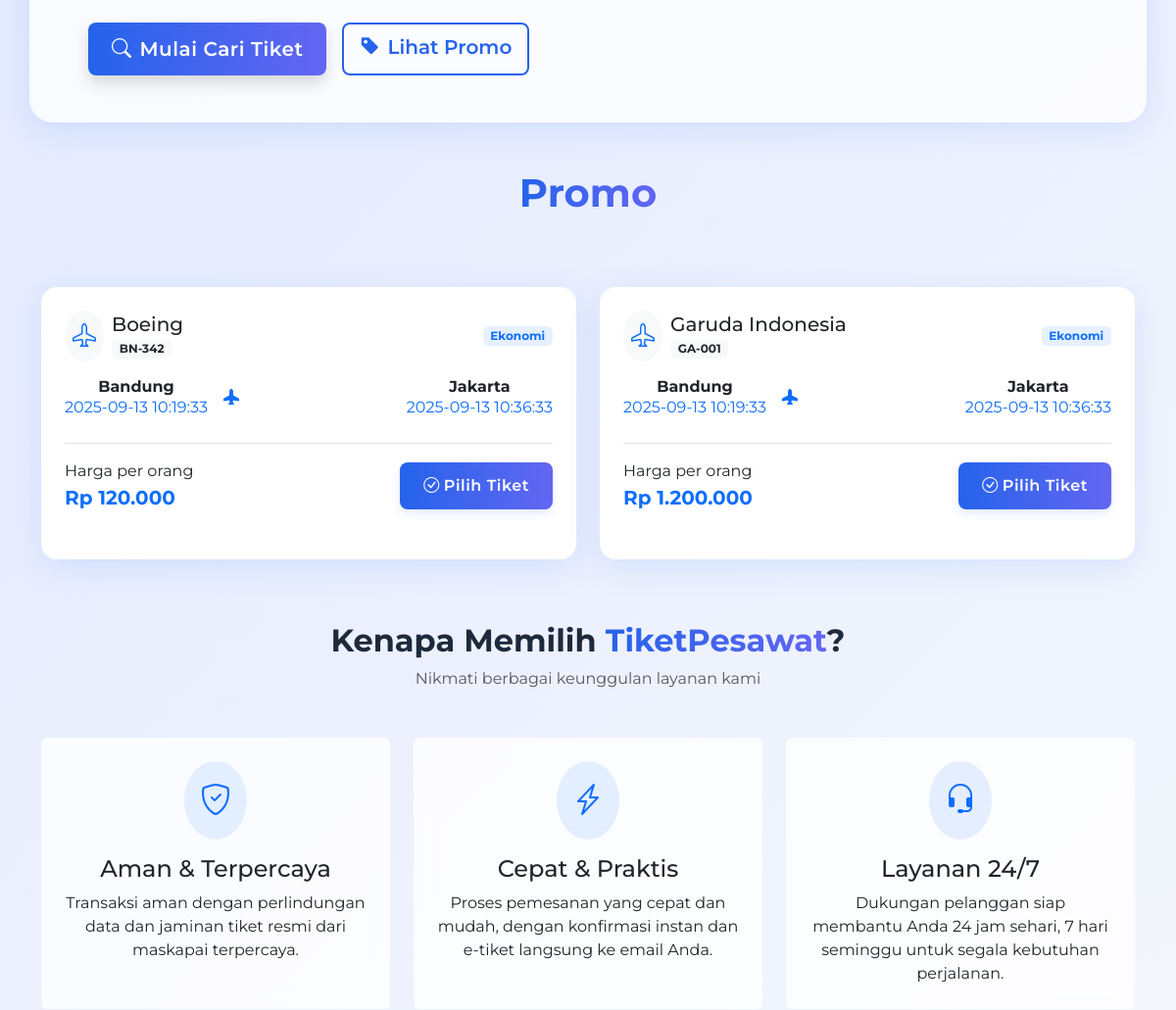
Before: / (middle part) with the older database file.
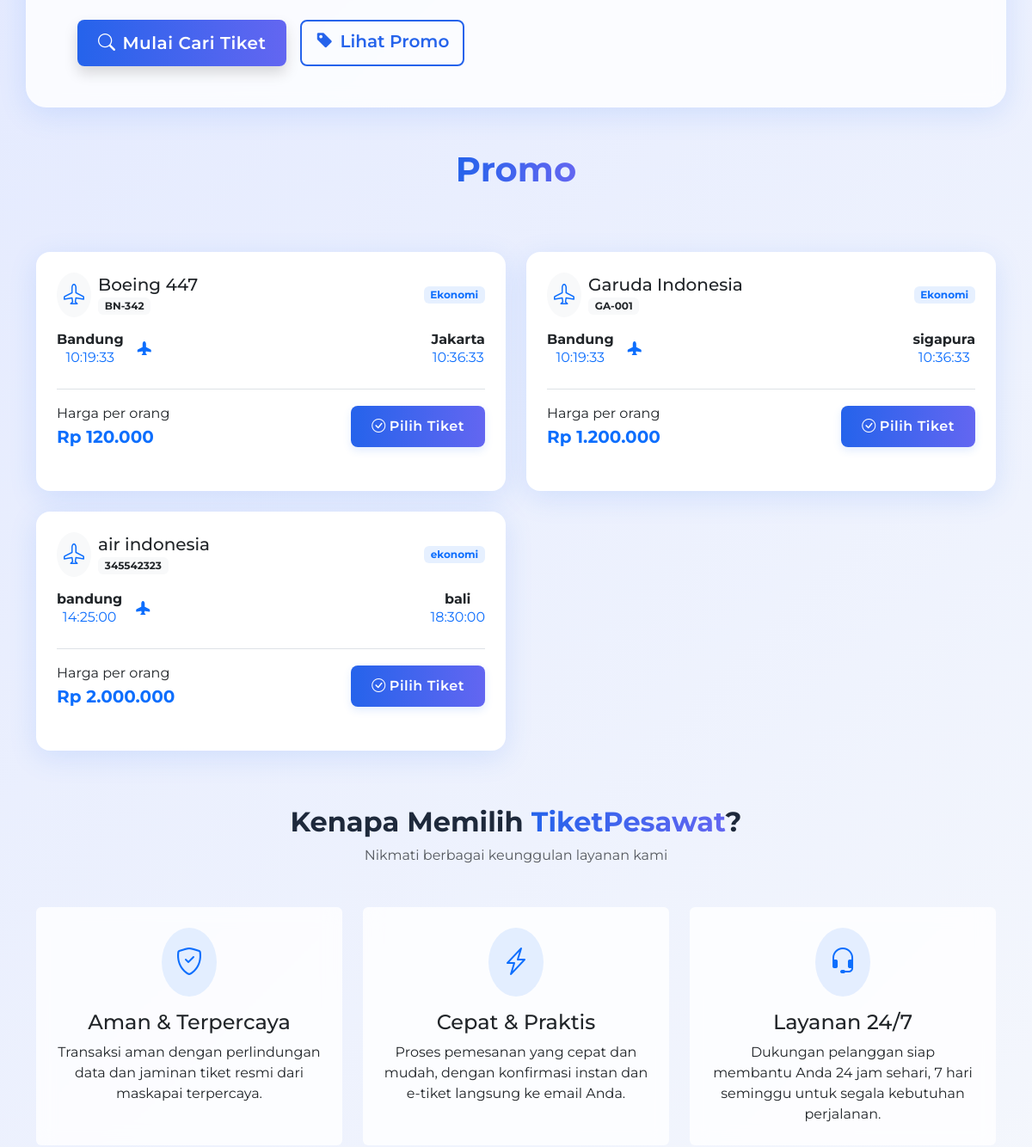
After: the same page with the newer database file.
### tables this page shows
CREATE TABLE `pesawat` (
  `id` int NOT NULL,
  `slug` varchar(100) NOT NULL,
  `nama` varchar(50) NOT NULL,
  `no_penerbangan` varchar(50) NOT NULL,
  `kelas` varchar(50) NOT NULL,
  `asal` varchar(50) NOT NULL,
  `tujuan` varchar(50) NOT NULL,
  `waktu_berangkat` time DEFAULT NULL,
  `harga` decimal(12,2) NOT NULL,
  `created_at` timestamp NOT NULL DEFAULT CURRENT_TIMESTAMP,
  `updated_at` timestamp NOT NULL DEFAULT CURRENT_TIMESTAMP,
  `waktu_tiba` time DEFAULT NULL
);

### index.php (the view, shortened to what the changed rows need)
<?php
include "./koneksi.php";
$query = "SELECT * FROM pesawat";
$result = $mysql->query($query)->fetch_all(MYSQLI_ASSOC);
?>
<!DOCTYPE html>
<html lang="id">
<head>
    <link href="https://cdn.jsdelivr.net/npm/bootstrap@5.3.3/dist/css/bootstrap.min.css" rel="stylesheet">
    <link rel="stylesheet" href="https://cdn.jsdelivr.net/npm/bootstrap-icons@1.11.1/font/bootstrap-icons.css">
    <link rel="stylesheet" href="./assets/css/style.css">
    <link rel="stylesheet" href="https://cdnjs.cloudflare.com/ajax/libs/animate.css/4.1.1/animate.min.css" />
</head>
<body>
    <section class="container">
        <div class="search-results">
            <div class="row g-4" data-animate="animate-fade-in">
                <?php
                foreach ($result as $pesawat) {
                    $rupiah = "Rp " . number_format($pesawat["harga"], 0, ",", ".");
                ?>
                    <div class="col-md-6" data-animate="animate-fade-in">
                        <div class="result-card card h-100">
                            <div class="card-body p-4">
                                <div class="d-flex justify-content-between align-items-center mb-3">
                                    <div class="d-flex align-items-center">
                                        <div class="airline-logo me-2 rounded-circle bg-light p-2">
                                            <i class="bi bi-airplane text-primary" style="font-size: 1.5rem;"></i>
                                        </div>
                                        <div>
                                            <h5 class="card-title mb-0"><?= $pesawat["nama"] ?></h5>
                                            <span class="badge bg-light text-dark"><?= $pesawat["no_penerbangan"] ?></span>
                                        </div>
                                    </div>
                                    <span class="badge bg-primary bg-opacity-10 text-primary"><?= $pesawat["kelas"] ?></span>
                                </div>
                                <div class="flight-route d-flex justify-content-between align-items-center mb-4 position-relative">
                                    <div class="text-center">
                                        <h6 class="fw-bold mb-0"><?= $pesawat["asal"] ?></h6>
                                        <p class="mb-0 text-primary"><?= $pesawat["waktu_berangkat"] ?></p>
                                    </div>
                                    <div class="flight-line position-relative flex-grow-1 mx-3">
                                        <div class="flight-icon">
                                            <i class="bi bi-airplane-fill text-primary"></i>
                                        </div>
                                    </div>
                                    <div class="text-center">
                                        <h6 class="fw-bold mb-0"><?= $pesawat["tujuan"] ?></h6>
                                        <p class="mb-0 text-primary"><?= $pesawat["waktu_tiba"] ?></p>
                                    </div>
                                </div>
                                <div class="d-flex justify-content-between align-items-center mt-3 pt-3 border-top">
                                    <div>
                                        <p class="mb-0">Harga per orang</p>
                                        <p class="card-text fw-bold text-primary mb-0 fs-5"><?= $rupiah ?></p>
                                    </div>
                                    <?php
                                    if (isset($_COOKIE["remember_token"])) {
                                        $isBooking = array_filter($user["kode"], function ($item) use ($pesawat) {
                                            if (!isset($item["id_pesawat"])) return false;
                                            return $item["id_pesawat"] == $pesawat["id"];
                                        });
                                        if (empty($isBooking)) {
                                    ?>
                                            <a href="./konfirmasi.php?pesawat=<?= $pesawat["slug"] ?>" class="btn btn-primary">
                                                <i class="bi bi-check-circle me-1"></i>Pilih Tiket
                                            </a>
                                        <?php
                                        } else {
                                        ?>
                                            <button class="btn btn-primary" disabled>
                                                <i class="bi bi-x-circle me-1"></i>Sudah di pesan
                                            </button>
                                        <?php
                                        }
                                    } else {
                                        ?>
                                        <a href="./konfirmasi.php?pesawat=<?= $pesawat["slug"] ?>" class="btn btn-primary">
                                            <i class="bi bi-check-circle me-1"></i>Pilih Tiket
                                        </a>
                                    <?php
                                    }
                                    ?>
                                </div>
                            </div>
                        </div>
                    </div>
                <?php
                }
                ?>
            </div>
        </div>
    </section>
    <section class="container py-5 mt-3">
        <div class="text-center mb-5 animate__animated animate__fadeIn">
            <h2 class="fw-bold">Kenapa Memilih <span class="text-primary-gradient">TiketPesawat</span>?</h2>
        </div>
    </section>
</body>

Changed rows visible on the page:
changed pesawat "Rp 120.000": nama "Boeing" → "Boeing 447"; waktu_berangkat "2025-09-13 10:19:33" → "10:19:33"; waktu_tiba "2025-09-13 10:36:33" → "10:36:33"
changed pesawat "Garuda Indonesia": waktu_berangkat "2025-09-13 10:19:33" → "10:19:33"; tujuan "Jakarta" → "sigapura"; waktu_tiba "2025-09-13 10:36:33" → "10:36:33"
added pesawat: nama "air indonesia", no_penerbangan "345542323", kelas "ekonomi", asal "bandung", waktu_berangkat "14:25:00", tujuan "bali", waktu_tiba "18:30:00", harga "Rp 2.000.000"
